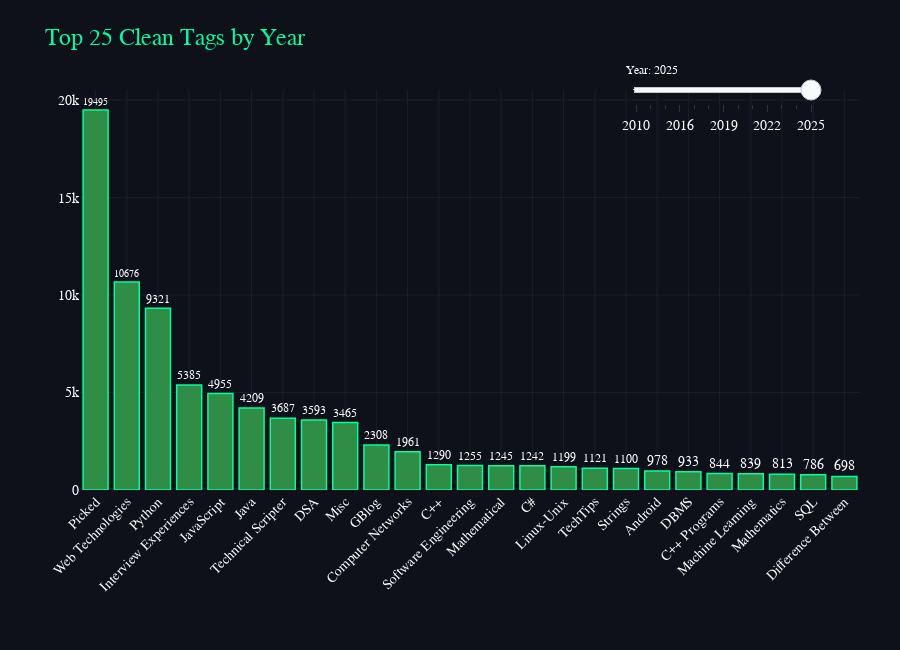

Notebook code cell kept with this figure:
### Markdown cell above
## 1.4) How does the distribution of content categories differ across years?

### Code cell
# @title
import plotly.graph_objects as go

# Prepare data
df_year_tag = (
    df.groupby(['last_updated_year', 'clean_tags'])
      .size()
      .reset_index(name='count')
)

years = sorted(df_year_tag['last_updated_year'].unique())

# Ensure 2025 exists
default_year = 2025 if 2025 in years else years[-1]
default_index = years.index(default_year)

# Create frames
frames = []
for year in years:
    year_data = (
        df_year_tag[df_year_tag['last_updated_year'] == year]
        .sort_values('count', ascending=False)
        .head(25)
    )

    frames.append(
        go.Frame(
            name=str(year),
            data=[
                go.Bar(
                    x=year_data['clean_tags'],
                    y=year_data['count'],
                    text=year_data['count'],
                    textposition='outside',
                    cliponaxis=False,
                    marker=dict(color='#2F8D46', line=dict(color='#00FF9F', width=1.5)),
                    hovertemplate='<b>%{x}</b><br>Count: %{y}<extra></extra>'
                )
            ],
            layout=go.Layout(
                yaxis=dict(range=[0, year_data['count'].max() * 1.25])
            )
        )
    )

# Initial data (2025)
initial_data = (
    df_year_tag[df_year_tag['last_updated_year'] == default_year]
    .sort_values('count', ascending=False)
    .head(25)
)

# Create figure
fig = go.Figure(
    data=[
        go.Bar(
            x=initial_data['clean_tags'],
            y=initial_data['count'],
            text=initial_data['count'],
            textposition='outside',
            cliponaxis=False,
            marker=dict(color='#2F8D46', line=dict(color='#00FF9F', width=1.5)),
            hovertemplate='<b>%{x}</b><br>Count: %{y}<extra></extra>'
        )
    ],
    frames=frames
)

# Layout with compact top-right slider
fig.update_layout(
    title='Top 25 Clean Tags by Year',
    title_font=dict(family='Courier New, monospace', size=24, color='#00FF9F'),
    plot_bgcolor='#0F111A',
    paper_bgcolor='#0F111A',
    font=dict(family='Courier New, monospace', size=14, color='#FFFFFF'),
    xaxis=dict(tickangle=-45, showgrid=True, gridcolor='#1B1E2D', zeroline=False, automargin=True),
    yaxis=dict(showgrid=True, gridcolor='#1B1E2D', zeroline=False, autorange=True),
    margin=dict(l=80, r=40, t=90, b=160),
    height=650,
    hoverlabel=dict(bgcolor='#1B1E2D', font_size=12, font_family='Courier New, monospace'),
    sliders=[{
        'active': default_index,
        'x': 0.70,
        'y': 1.08,
        'len': 0.25,
        'pad': {'t': 0, 'b': 0},
        'currentvalue': {
            'prefix': 'Year: ',
            'font': {'size': 12}
        },
        'steps': [
            {
                'method': 'animate',
                'label': str(year),
                'args': [[str(year)], {'mode': 'immediate', 'frame': {'duration': 0}}]
            }
            for year in years
        ]
    }]
)

fig.show()

### Figure 1 — Plotly figure (JSON) as saved in the notebook; plotly's stock layout.template omitted (floating-point values rounded to 4 significant figures)
{"data": [{"cliponaxis": false, "hovertemplate": "<b>%{x}</b><br>Count: %{y}<extra></extra>", "marker": {"color": "#2F8D46", "line": {"color": "#00FF9F", "width": 1.5}}, "text": [19500.0, 10680.0, 9321.0, 5385.0, 4955.0, 4209.0, 3687.0, 3593.0, 3465.0, 2308.0, 1961.0, 1290.0, 1255.0, 1245.0, 1242.0, 1199.0, 1121.0, 1100.0, 978.0, 933.0, 844.0, 839.0, 813.0, 786.0, 698.0], "textposition": "outside", "type": "bar", "x": ["Picked", "Web Technologies", "Python", "Interview Experiences", "JavaScript", "Java", "Technical Scripter", "DSA", "Misc", "GBlog", "Computer Networks", "C++", "Software Engineering", "Mathematical", "C#", "Linux-Unix", "TechTips", "Strings", "Android", "DBMS", "C++ Programs", "Machine Learning", "Mathematics", "SQL", "Difference Between"], "y": [19495, 10676, 9321, 5385, 4955, 4209, 3687, 3593, 3465, 2308, 1961, 1290, 1255, 1245, 1242, 1199, 1121, 1100, 978, 933, 844, 839, 813, 786, 698]}], "layout": {"font": {"color": "#FFFFFF", "family": "Courier New, monospace", "size": 14}, "height": 650, "hoverlabel": {"bgcolor": "#1B1E2D", "font": {"family": "Courier New, monospace", "size": 12}}, "margin": {"b": 160, "l": 80, "r": 40, "t": 90}, "paper_bgcolor": "#0F111A", "plot_bgcolor": "#0F111A", "sliders": [{"active": 12, "currentvalue": {"font": {"size": 12}, "prefix": "Year: "}, "len": 0.25, "pad": {"b": 0, "t": 0}, "steps": [{"args": [["2010"], {"frame": {"duration": 0}, "mode": "immediate"}], "label": "2010", "method": "animate"}, {"args": [["2014"], {"frame": {"duration": 0}, "mode": "immediate"}], "label": "2014", "method": "animate"}, {"args": [["2015"], {"frame": {"duration": 0}, "mode": "immediate"}], "label": "2015", "method": "animate"}, {"args": [["2016"], {"frame": {"duration": 0}, "mode": "immediate"}], "label": "2016", "method": "animate"}, {"args": [["2017"], {"frame": {"duration": 0}, "mode": "immediate"}], "label": "2017", "method": "animate"}, {"args": [["2018"], {"frame": {"duration": 0}, "mode": "immediate"}], "label": "2018", "method": "animate"}, {"args": [["2019"], {"frame": {"duration": 0}, "mode": "immediate"}], "label": "2019", "method": "animate"}, {"args": [["2020"], {"frame": {"duration": 0}, "mode": "immediate"}], "label": "2020", "method": "animate"}, {"args": [["2021"], {"frame": {"duration": 0}, "mode": "immediate"}], "label": "2021", "method": "animate"}, {"args": [["2022"], {"frame": {"duration": 0}, "mode": "immediate"}], "label": "2022", "method": "animate"}, {"args": [["2023"], {"frame": {"duration": 0}, "mode": "immediate"}], "label": "2023", "method": "animate"}, {"args": [["2024"], {"frame": {"duration": 0}, "mode": "immediate"}], "label": "2024", "method": "animate"}, {"args": [["2025"], {"frame": {"duration": 0}, "mode": "immediate"}], "label": "2025", "method": "animate"}], "x": 0.7, "y": 1.08}], "title": {"font": {"color": "#00FF9F", "family": "Courier New, monospace", "size": 24}, "text": "Top 25 Clean Tags by Year"}, "xaxis": {"automargin": true, "gridcolor": "#1B1E2D", "showgrid": true, "tickangle": -45, "zeroline": false}, "yaxis": {"autorange": true, "gridcolor": "#1B1E2D", "showgrid": true, "zeroline": false}}}
